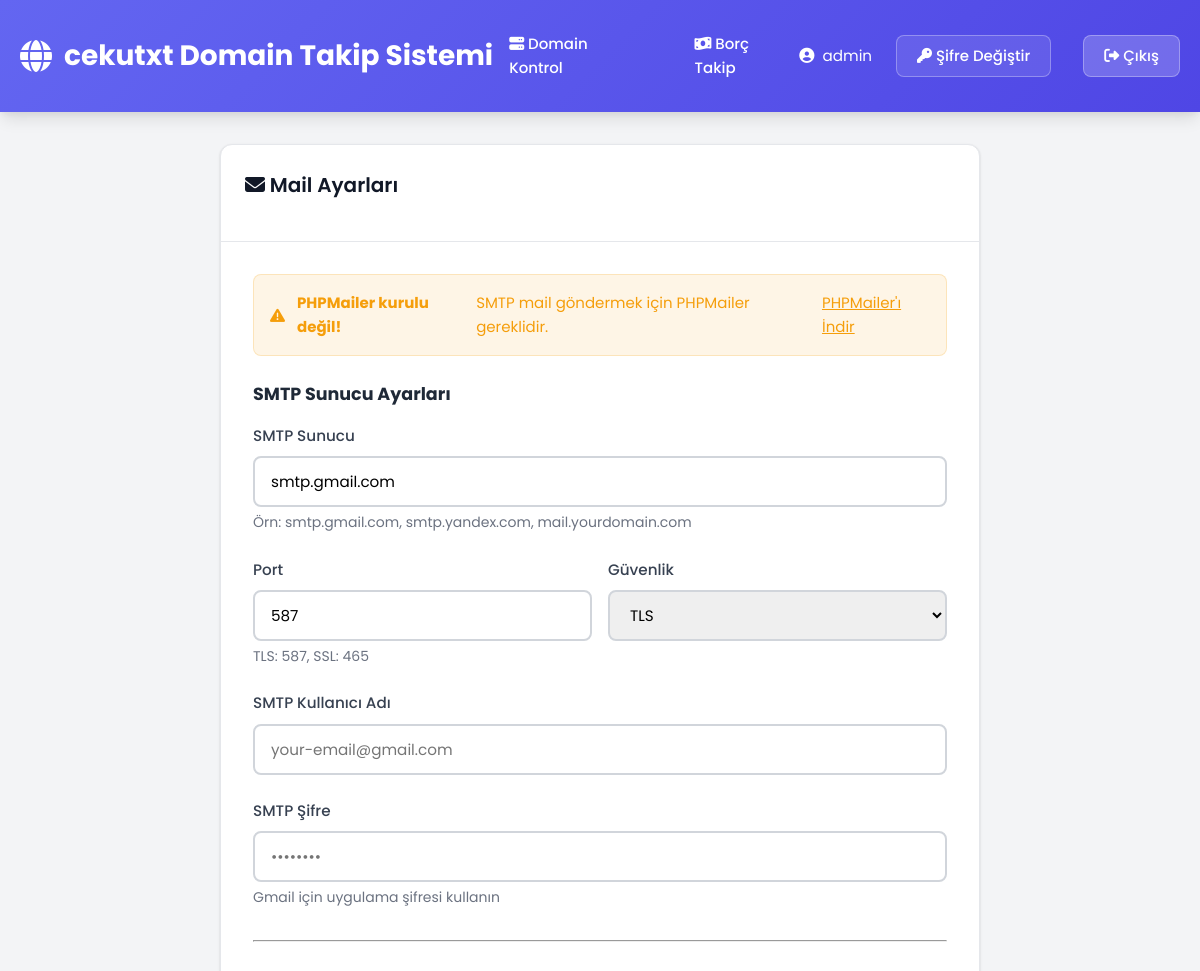
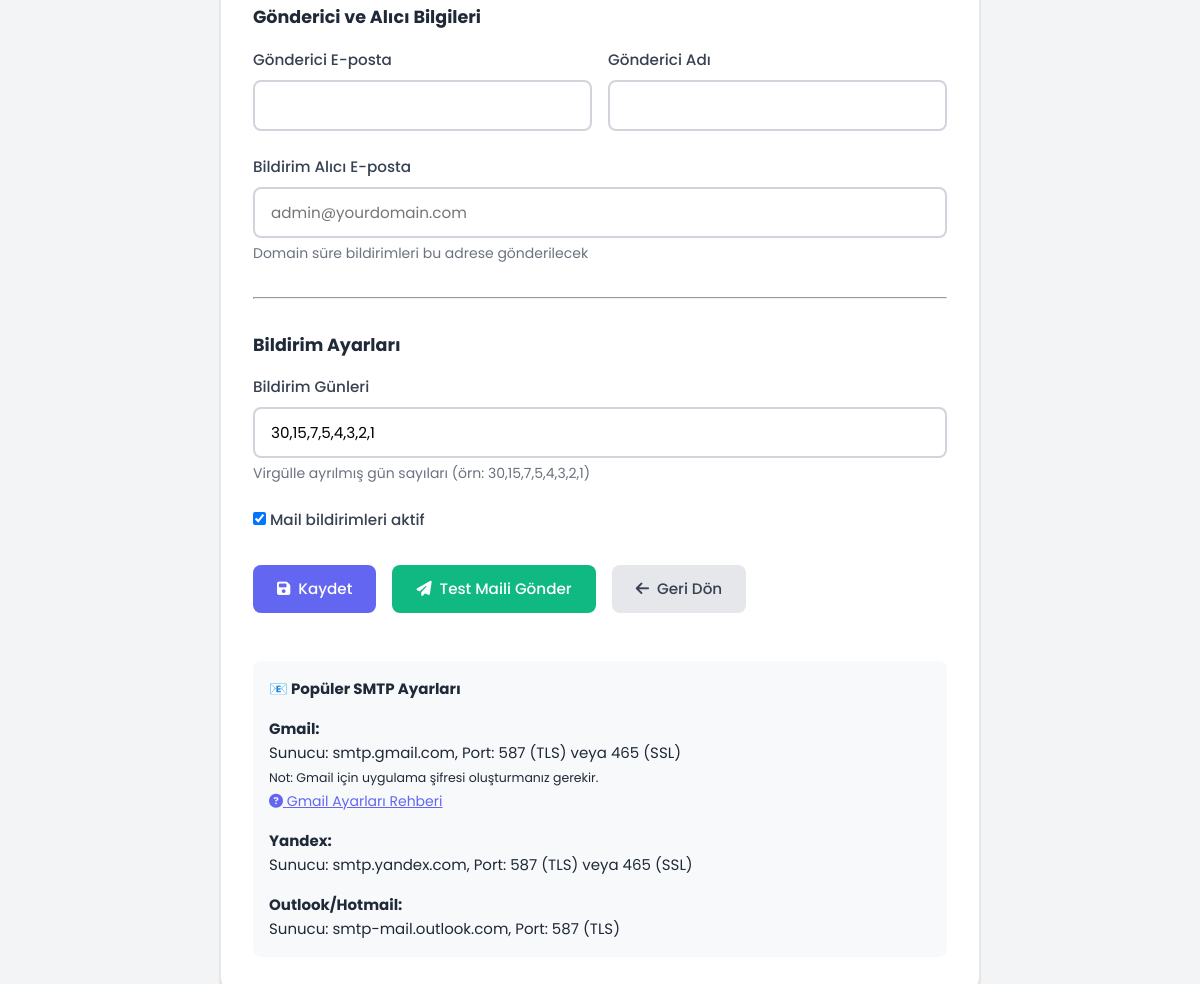
The page /admin/mail-settings.php (signed in) on the database its author committed (2 pictures, top to bottom).
### tables this page shows
CREATE TABLE `mail_settings` (
  `id` int(11) NOT NULL,
  `smtp_host` varchar(255) NOT NULL,
  `smtp_port` int(11) NOT NULL DEFAULT 587,
  `smtp_secure` varchar(10) DEFAULT 'tls',
  `smtp_username` varchar(255) NOT NULL,
  `smtp_password` varchar(255) NOT NULL,
  `from_email` varchar(255) NOT NULL,
  `from_name` varchar(255) DEFAULT 'Domain Takip Sistemi',
  `to_email` varchar(255) NOT NULL,
  `notification_days` varchar(255) DEFAULT '30,15,7,5,4,3,2,1',
  `enabled` tinyint(1) DEFAULT 1,
  `updated_at` timestamp NOT NULL DEFAULT current_timestamp() ON UPDATE current_timestamp()
);

### admin/mail-settings.php (the view, shortened to what this page needs)
<?php
require_once '../config/database.php';
try {
    $stmt = $db->query("SELECT * FROM mail_settings LIMIT 1");
    $settings = $stmt->fetch();
} catch (PDOException $e) {
    header('Location: create-mail-tables.php');
    exit;
}
?>
<!DOCTYPE html>
<html lang="tr">
<head>
    <link rel="stylesheet" href="../assets/css/style.css">
    <link rel="stylesheet" href="https://cdnjs.cloudflare.com/ajax/libs/font-awesome/6.5.1/css/all.min.css">
</head>
<body>
    <header class="header">
        <div class="container">
            <div class="header-content">
                <a href="index.php" class="logo">
                    <i class="fas fa-globe"></i>
                    cekutxt Domain Takip Sistemi
                </a>
                <nav style="flex: 1; display: flex; justify-content: center; align-items: center;">
                    <a href="index.php" style="color: white; text-decoration: none; font-weight: 500; padding: 0.5rem 1rem; border-radius: var(--radius-sm); transition: all 0.3s ease;">
                        <i class="fas fa-server"></i> Domain Kontrol
                    </a>
                    <a href="borc-takip.php" style="color: white; text-decoration: none; font-weight: 500; padding: 0.5rem 1rem; margin-left: 1rem; border-radius: var(--radius-sm); transition: all 0.3s ease;">
                        <i class="fas fa-money-bill-wave"></i> Borç Takip
                    </a>
                </nav>
                <div class="user-menu">
                    <div class="user-info">
                        <i class="fas fa-user-circle"></i>
                        <span><?php echo htmlspecialchars($_SESSION['admin_username']); ?></span>
                    </div>
                    <a href="change-password.php" class="btn-logout" style="background: rgba(255, 255, 255, 0.1); margin-right: 0.5rem;">
                        <i class="fas fa-key"></i> Şifre Değiştir
                    </a>
                    <a href="logout.php" class="btn-logout">
                        <i class="fas fa-sign-out-alt"></i> Çıkış
                    </a>
                </div>
            </div>
        </div>
    </header>
    <main class="main-content">
        <div class="container" style="max-width: 800px;">
            <div class="domain-panel">
                <div class="panel-header">
                    <h2 class="panel-title">
                        <i class="fas fa-envelope"></i> Mail Ayarları
                    </h2>
                </div>
                <div style="padding: 2rem;">
                    <?php if (!file_exists('../vendor/PHPMailer/src/PHPMailer.php')): ?>
                        <div class="alert alert-warning">
                            <i class="fas fa-exclamation-triangle"></i>
                            <strong>PHPMailer kurulu değil!</strong> SMTP mail göndermek için PHPMailer gereklidir.
                            <a href="download-phpmailer.php" style="color: var(--warning-color); text-decoration: underline; margin-left: 0.5rem;">
                                PHPMailer'ı İndir
                            </a>
                        </div>
                    <?php endif; ?>
                    <form method="POST">
                        <h3 style="margin-bottom: 1rem;">SMTP Sunucu Ayarları</h3>
                        <div class="form-group">
                            <label class="form-label" for="smtp_host">SMTP Sunucu</label>
                            <input type="text"
                                   id="smtp_host"
                                   name="smtp_host"
                                   class="form-control"
                                   value="<?php echo htmlspecialchars($settings['smtp_host'] ?? ''); ?>"
                                   placeholder="smtp.gmail.com"
                                   required>
                            <div class="form-text">Örn: smtp.gmail.com, smtp.yandex.com, mail.yourdomain.com</div>
                        </div>
                        <div style="display: grid; grid-template-columns: 1fr 1fr; gap: 1rem;">
                            <div class="form-group">
                                <label class="form-label" for="smtp_port">Port</label>
                                <input type="number"
                                       id="smtp_port"
                                       name="smtp_port"
                                       class="form-control"
                                       value="<?php echo $settings['smtp_port'] ?? 587; ?>"
                                       required>
                                <div class="form-text">TLS: 587, SSL: 465</div>
                            </div>
                            <div class="form-group">
                                <label class="form-label" for="smtp_secure">Güvenlik</label>
                                <select id="smtp_secure" name="smtp_secure" class="form-control">
                                    <option value="tls" <?php echo ($settings['smtp_secure'] ?? 'tls') == 'tls' ? 'selected' : ''; ?>>TLS</option>
                                </select>
                            </div>
                        </div>
                        <div class="form-group">
                            <label class="form-label" for="smtp_username">SMTP Kullanıcı Adı</label>
                            <input type="text"
                                   id="smtp_username"
                                   name="smtp_username"
                                   class="form-control"
                                   value="<?php echo htmlspecialchars($settings['smtp_username'] ?? ''); ?>"
                                   placeholder="your-email@gmail.com"
                                   required>
                        </div>
                        <div class="form-group">
                            <label class="form-label" for="smtp_password">SMTP Şifre</label>
                            <input type="password"
                                   id="smtp_password"
                                   name="smtp_password"
                                   class="form-control"
                                   value="<?php echo htmlspecialchars($settings['smtp_password'] ?? ''); ?>"
                                   placeholder="••••••••"
                                   required>
                            <div class="form-text">Gmail için uygulama şifresi kullanın</div>
                        </div>
                        <hr style="margin: 2rem 0;">
                        <h3 style="margin-bottom: 1rem;">Gönderici ve Alıcı Bilgileri</h3>
                        <div style="display: grid; grid-template-columns: 1fr 1fr; gap: 1rem;">
                            <div class="form-group">
                                <label class="form-label" for="from_email">Gönderici E-posta</label>
                                <input type="email"
                                       id="from_email"
                                       name="from_email"
                                       class="form-control"
                                       value="<?php echo htmlspecialchars($settings['from_email'] ?? ''); ?>"
                                       required>
                            </div>
                            <div class="form-group">
                                <label class="form-label" for="from_name">Gönderici Adı</label>
                                <input type="text"
                                       id="from_name"
                                       name="from_name"
                                       class="form-control"
                                       value="<?php echo htmlspecialchars($settings['from_name'] ?? 'Domain Takip Sistemi'); ?>">
                            </div>
                        </div>
                        <div class="form-group">
                            <label class="form-label" for="to_email">Bildirim Alıcı E-posta</label>
                            <input type="email"
                                   id="to_email"
                                   name="to_email"
                                   class="form-control"
                                   value="<?php echo htmlspecialchars($settings['to_email'] ?? ''); ?>"
                                   placeholder="admin@yourdomain.com"
                                   required>
                            <div class="form-text">Domain süre bildirimleri bu adrese gönderilecek</div>
                        </div>
                        <hr style="margin: 2rem 0;">
                        <h3 style="margin-bottom: 1rem;">Bildirim Ayarları</h3>
                        <div class="form-group">
                            <label class="form-label" for="notification_days">Bildirim Günleri</label>
                            <input type="text"
                                   id="notification_days"
                                   name="notification_days"
                                   class="form-control"
                                   value="<?php echo htmlspecialchars($settings['notification_days'] ?? '30,15,7,5,4,3,2,1'); ?>">
                            <div class="form-text">Virgülle ayrılmış gün sayıları (örn: 30,15,7,5,4,3,2,1)</div>
                        </div>
                        <div class="form-group">
                            <label class="form-label">
                                <input type="checkbox"
                                       name="enabled"
                                       value="1"
                                       <?php echo ($settings['enabled'] ?? 1) ? 'checked' : ''; ?>>
                                Mail bildirimleri aktif
                            </label>
                        </div>
                        <div style="display: flex; gap: 1rem; margin-top: 2rem;">
                            <button type="submit" class="btn btn-primary">
                                <i class="fas fa-save"></i> Kaydet
                            </button>
                            <button type="submit" name="send_test" class="btn btn-success">
                                <i class="fas fa-paper-plane"></i> Test Maili Gönder
                            </button>
                            <a href="index.php" class="btn btn-secondary">
                                <i class="fas fa-arrow-left"></i> Geri Dön
                            </a>
                        </div>
                    </form>
                    <div style="margin-top: 3rem; padding: 1rem; background: #f8f9fa; border-radius: 8px;">
                        <h4 style="margin-bottom: 1rem;">📧 Popüler SMTP Ayarları</h4>
                        <div style="display: grid; gap: 1rem;">
                            <div>
                                <strong>Gmail:</strong><br>
                                Sunucu: smtp.gmail.com, Port: 587 (TLS) veya 465 (SSL)<br>
                                <small>Not: Gmail için uygulama şifresi oluşturmanız gerekir.</small><br>
                                <a href="gmail-smtp-guide.php" style="color: var(--primary-color); font-size: 0.875rem;">
                                    <i class="fas fa-question-circle"></i> Gmail Ayarları Rehberi
                                </a>
                            </div>
                            <div>
                                <strong>Yandex:</strong><br>
                                Sunucu: smtp.yandex.com, Port: 587 (TLS) veya 465 (SSL)
                            </div>
                            <div>
                                <strong>Outlook/Hotmail:</strong><br>
                                Sunucu: smtp-mail.outlook.com, Port: 587 (TLS)
                            </div>
                        </div>
                    </div>
                </div>
            </div>
        </div>
    </main>
</body>
</html>

### assets/css/style.css (style rules this page uses)
:root { --primary-color: #6366f1; --primary-dark: #4f46e5; --primary-light: #818cf8; --secondary-color: #f59e0b; --success-color: #10b981; --danger-color: #ef4444; --warning-color: #f59e0b; --info-color: #3b82f6; --dark-color: #1f2937; --light-color: #f9fafb; --gray-100: #f3f4f6; --gray-200: #e5e7eb; --gray-300: #d1d5db; --gray-400: #9ca3af; --gray-500: #6b7280; --gray-600: #4b5563; --gray-700: #374151; --gray-800: #1f2937; --gray-900: #111827; --shadow-sm: 0 1px 2px 0 rgba(0, 0, 0, 0.05); --shadow: 0 1px 3px 0 rgba(0, 0, 0, 0.1), 0 1px 2px 0 rgba(0, 0, 0, 0.06); --shadow-md: 0 4px 6px -1px rgba(0, 0, 0, 0.1), 0 2px 4px -1px rgba(0, 0, 0, 0.06); --shadow-lg: 0 10px 15px -3px rgba(0, 0, 0, 0.1), 0 4px 6px -2px rgba(0, 0, 0, 0.05); --shadow-xl: 0 20px 25px -5px rgba(0, 0, 0, 0.1), 0 10px 10px -5px rgba(0, 0, 0, 0.04); --radius: 0.75rem; --radius-sm: 0.5rem; --radius-lg: 1rem; }
* { margin: 0; padding: 0; box-sizing: border-box; }
body { font-family: 'Poppins', sans-serif; background-color: var(--gray-100); color: var(--gray-800); line-height: 1.6; font-size: 15px; }
.container { max-width: 1400px; margin: 0 auto; padding: 0 20px; }
.header { background: linear-gradient(135deg, var(--primary-color) 0%, var(--primary-dark) 100%); color: white; padding: 1.5rem 0; box-shadow: var(--shadow-lg); position: sticky; top: 0; z-index: 1000; }
nav { display: flex; align-items: center; gap: 1rem; }
nav a { color: white; text-decoration: none; font-weight: 500; padding: 0.5rem 1rem; border-radius: var(--radius-sm); transition: all 0.3s ease; }
.header-content { display: flex; justify-content: space-between; align-items: center; }
.logo { font-size: 1.75rem; font-weight: 700; text-decoration: none; color: white; display: flex; align-items: center; gap: 0.75rem; }
.logo i { font-size: 2rem; }
.user-menu { display: flex; align-items: center; gap: 1.5rem; }
.user-info { display: flex; align-items: center; gap: 0.5rem; font-size: 0.95rem; }
.btn-logout { background: rgba(255, 255, 255, 0.2); color: white; padding: 0.5rem 1.25rem; border-radius: var(--radius-sm); text-decoration: none; font-weight: 500; transition: all 0.3s ease; border: 1px solid rgba(255, 255, 255, 0.3); }
.main-content { padding: 2rem 0; min-height: calc(100vh - 80px); }
.domain-panel { background: white; border-radius: var(--radius); box-shadow: var(--shadow); overflow: hidden; border: 1px solid var(--gray-200); }
.panel-header { background: var(--gray-50); padding: 1.5rem; border-bottom: 1px solid var(--gray-200); }
.panel-title { font-size: 1.25rem; font-weight: 600; color: var(--gray-900); margin-bottom: 1rem; }
.btn { padding: 0.75rem 1.5rem; border: none; border-radius: var(--radius-sm); font-size: 0.95rem; font-weight: 500; cursor: pointer; transition: all 0.3s ease; text-decoration: none; display: inline-flex; align-items: center; gap: 0.5rem; font-family: 'Poppins', sans-serif; }
.btn-primary { background: var(--primary-color); color: white; }
.btn-success { background: var(--success-color); color: white; }
.btn-secondary { background: var(--gray-200); color: var(--gray-700); }
.form-group { margin-bottom: 1.5rem; }
.form-label { display: block; margin-bottom: 0.5rem; font-weight: 500; color: var(--gray-700); font-size: 0.95rem; }
.form-control { width: 100%; padding: 0.75rem 1rem; border: 2px solid var(--gray-300); border-radius: var(--radius-sm); font-size: 0.95rem; font-family: 'Poppins', sans-serif; transition: all 0.3s ease; }
.form-text { font-size: 0.875rem; color: var(--gray-500); margin-top: 0.25rem; }
.alert { padding: 1rem; border-radius: var(--radius-sm); margin-bottom: 1rem; display: flex; align-items: center; gap: 0.75rem; }
.alert-warning { background: rgba(245, 158, 11, 0.1); color: var(--warning-color); border: 1px solid rgba(245, 158, 11, 0.2); }

### admin/mail-settings.php (style rules this page uses)
.alert { padding: 1rem; border-radius: var(--radius-sm); margin-bottom: 1.5rem; display: flex; align-items: center; gap: 0.75rem; }
.alert-warning { background: rgba(245, 158, 11, 0.1); color: var(--warning-color); border: 1px solid rgba(245, 158, 11, 0.2); }

### rows shown on the page
mail_settings: smtp_host "smtp.gmail.com", smtp_port "587", smtp_secure "TLS", notification_days "30,15,7,5,4,3,2,1", enabled "☑"

### other values the page prints
$_SESSION['admin_username'] "admin"
